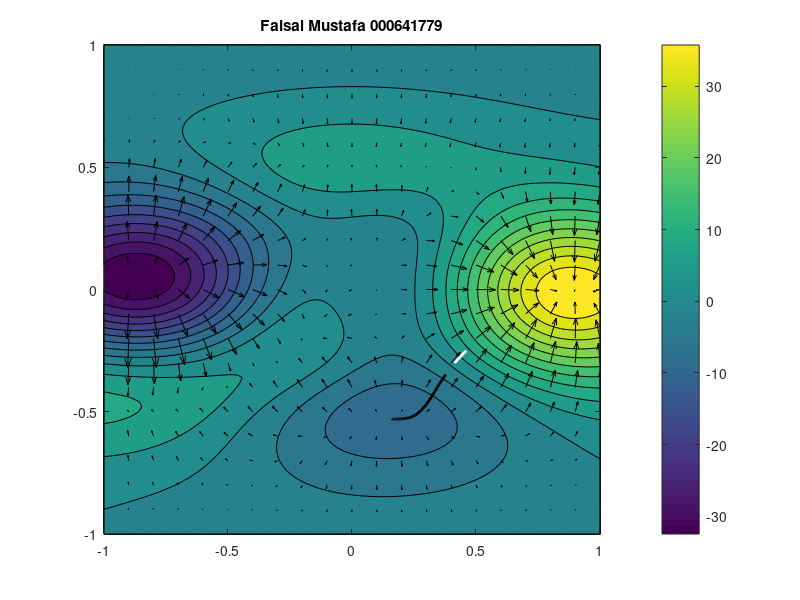

This chart was generated by the following MATLAB code:
% Q1
[x,y] = meshgrid(-1:0.02:1, -1:0.02:1); % 101 points
f = @(x,y)3*(1-3*x).^2.*exp(-x.^2 - (3*y+1).^2) ...
- 10*(3*x/5 - 27*x.^3 - 243*y.^5).*exp(-2*x.^2-9*y.^2) ...
- 1/3*exp(-(3*x+1).^2 - 9*y.^2) + (x.^2+y.^2) - 1;

contourf(x,y,f(x,y),20);
colorbar
title('Faisal Mustafa 000641779');

[x,y] = meshgrid(-1:0.1:1, -1:0.1:1); % 21 points 

SDX = @(x,y) -(18*(1-3*x)).*exp(-x.^2-(3*y+1).^2) ...
- 6*(1-3*x).^2.*x.*exp(-x.^2-(3*y+1).^2) ...
- (10*(3/5-81*x.^2)).*exp(-2*x.^2-9*y.^2) ...
+ (20*((3/5)*x-27*x.^3-243*y.^5)).*2.*x.*exp(-2*x.^2-9*y.^2) ...
- (1/3*(-18*x-6)).*exp(-(3*x+1).^2-9*y.^2)+2*x;

SDY = @(x,y) 3*(1-3*x).^2.*(-18*y-6).*exp(-x.^2-(3*y+1).^2) ...
+ 12150*y.^4.*exp(-2*x.^2-9*y.^2) ...
+ (20*((3/5)*x-27*x.^3-243*y.^5)).*9.*y.*exp(-2*x.^2-9*y.^2) ...
+ 6*y.*exp(-(3*x+1).^2-9*y.^2)+2*y;

hold on;
quiver(x,y,SDX(x,y),SDY(x,y),'k')
hold off;

% Q2

x0 = [0.46;-0.25];
tDomain = 0:0.001:5;
rprime = @(t,x) [-SDX(x(1),x(2));-SDY(x(1),x(2))];
[t r] = ode45(rprime,tDomain,x0);
f(r(end,1),r(end,2)) % 2(a)
r(end,:)             % 2(b)

% Q3

hold on;
plot(r(1:2,1),r(1:2,2),'w','LineWidth',2)
plot(r(3:end,1),r(3:end,2),'k','LineWidth',2)
hold off;

% Q4
% Pythagoras' theorem on a curve to calculate arclength (approximation)
streamlength = 0.0;
for i=1:5000
    streamlength = streamlength + sqrt( (r(i+1,1)-r(i,1))^2 + (r(i+1,2)-r(i,2))^2 + (f(r(i+1,1),r(i+1,2))-f(r(i,1),r(i,2)))^2);
end
streamlength

% Q5
% Pythagoras' theorem 3 dim x(5)-x(1),y(5)-y(1),z(5)-z(1)
pipelength = sqrt((r(end,1)-r(1,1))^2 + (r(end,2)-r(1,2))^2 + (f(r(end,1),r(end,2))-f(r(1,1),r(1,2)))^2);
pipelength

% Q6
% Height is calculated as f(5) - f(1); Basically the difference between
% last and first element of z
pipeheight = abs(f(r(end,1),r(end,2))-f(r(1,1),r(1,2)));
pipeheight



